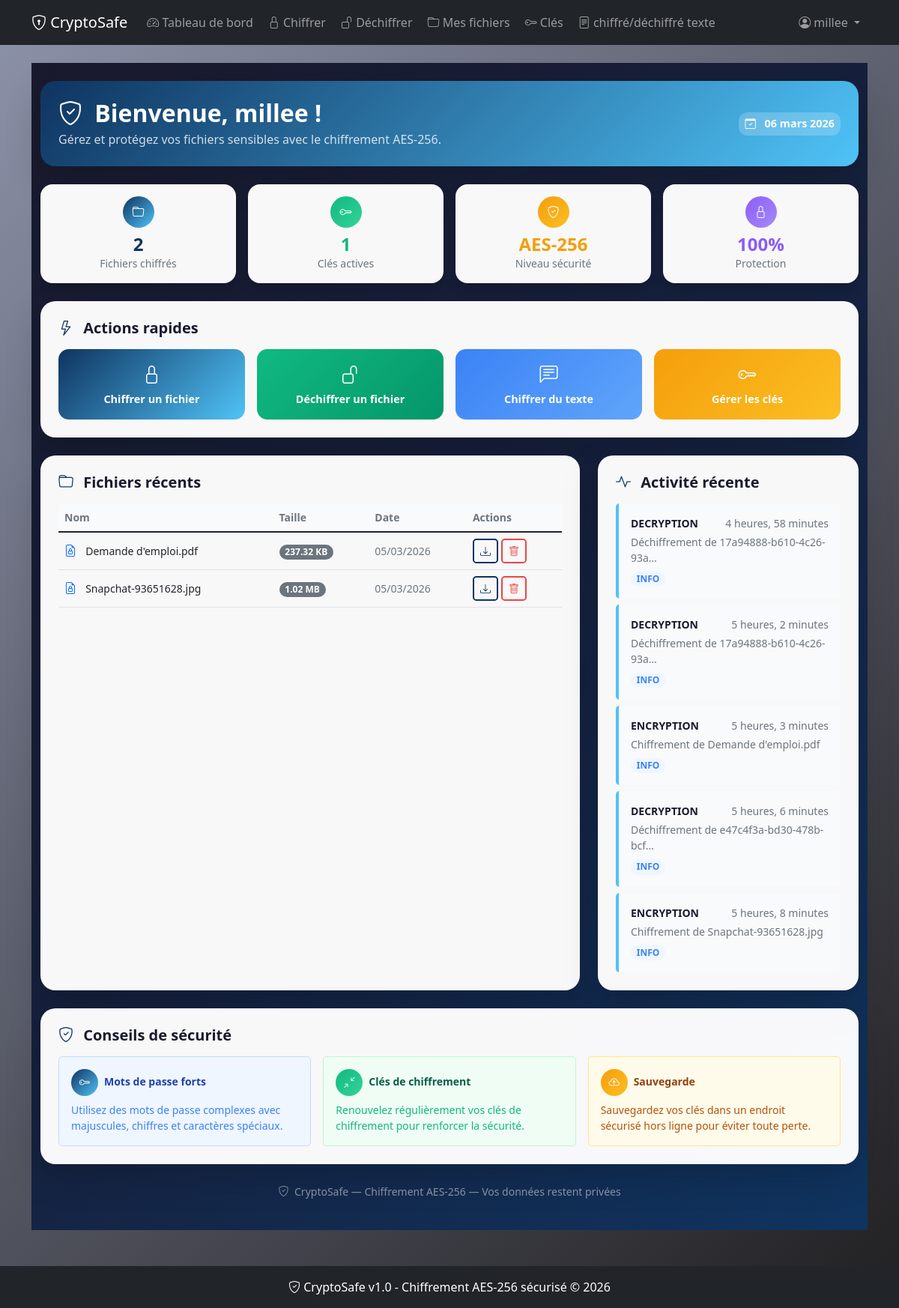
/dashboard/ (signed in), run on an earlier commit of the app's database.
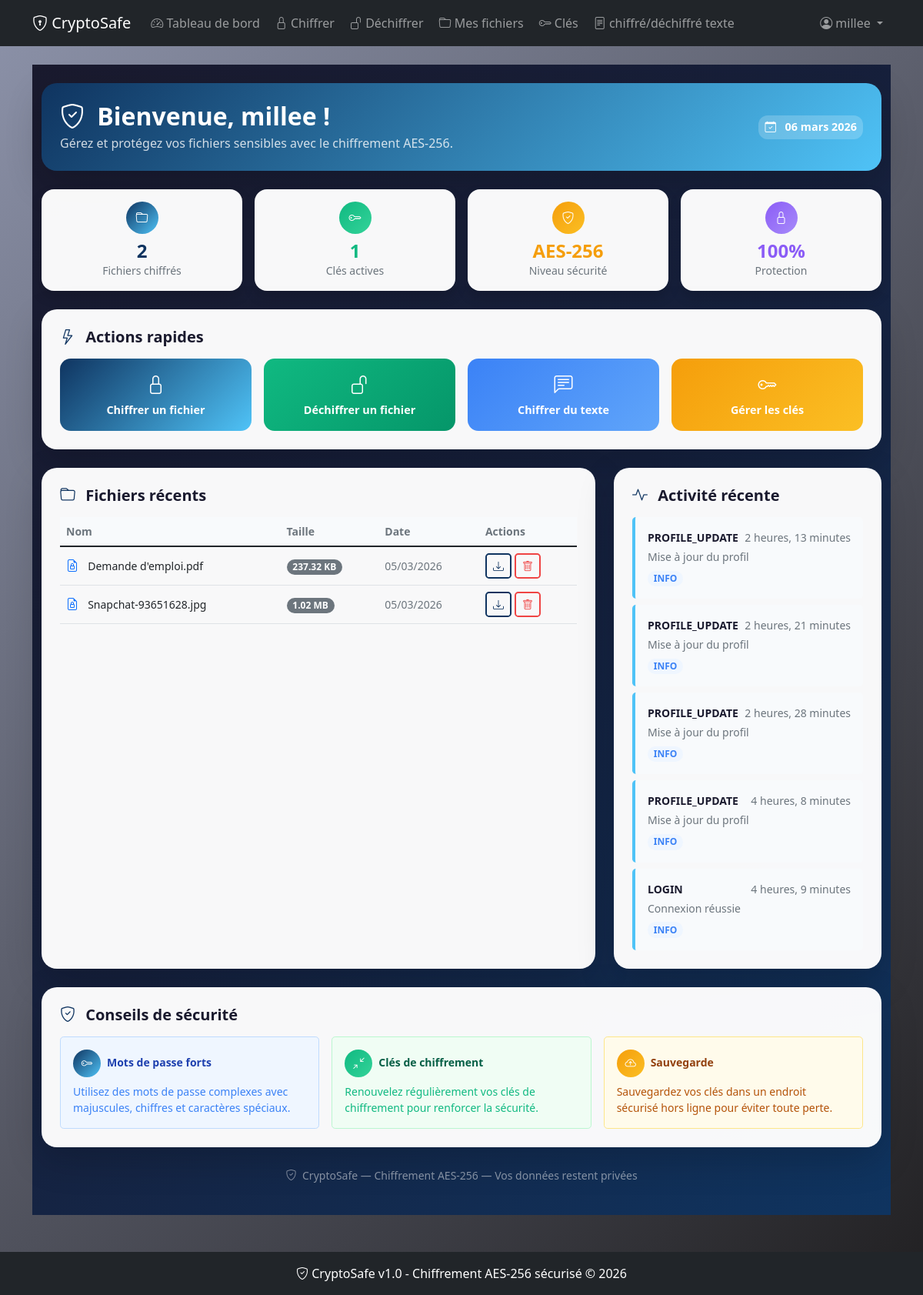
And on a later commit of the database.
### crypto_app/models.py (models this page shows, shortened)
class EncryptedFile(models.Model):
    user = models.ForeignKey(User, on_delete=models.CASCADE)
    original_name = models.CharField(max_length=255)
    encrypted_name = models.CharField(max_length=255)
    file_path = models.CharField(max_length=500)
    file_size = models.BigIntegerField()
    encryption_method = models.CharField(max_length=50, default='AES-256-CBC')
    encrypted_at = models.DateTimeField(auto_now_add=True)
    is_encrypted = models.BooleanField(default=True)
    class Meta:
        verbose_name = "Fichier chiffré"
        verbose_name_plural = "Fichiers chiffrés"
        ordering = ['-encrypted_at']
        indexes = [
            models.Index(fields=['user', '-encrypted_at']),
            models.Index(fields=['is_encrypted']),
        ]
    def get_file_size_display(self):
        size = self.file_size
        for unit in ['B', 'KB', 'MB', 'GB']:
            if size < 1024.0:
                return f"{size:.2f} {unit}"
            size /= 1024.0
        return f"{size:.2f} TB"

class ActivityLog(models.Model):
    SEVERITY_CHOICES = [
        ('INFO', 'Information'), ('WARNING', 'Avertissement'),
        ('ERROR', 'Erreur'), ('CRITICAL', 'Critique'),
    ]
    user = models.ForeignKey(User, on_delete=models.SET_NULL, null=True, blank=True)
    action = models.CharField(max_length=100)
    description = models.TextField()
    severity = models.CharField(max_length=20, choices=SEVERITY_CHOICES, default='INFO')
    ip_address = models.GenericIPAddressField(null=True, blank=True)
    timestamp = models.DateTimeField(auto_now_add=True)
    class Meta:
        verbose_name = "Journal d'activité"
        verbose_name_plural = "Journaux d'activité"
        ordering = ['-timestamp']
        indexes = [
            models.Index(fields=['user', '-timestamp']),
            models.Index(fields=['severity']),
            models.Index(fields=['action']),
        ]

### crypto_app/views.py (the view)
# urls.py: path('dashboard/', views.dashboard, name='dashboard'),
@login_required
def dashboard(request):
    stats = {
        'total_files': EncryptedFile.objects.filter(user=request.user).count(),
        'active_keys': EncryptionKey.objects.filter(user=request.user, is_active=True).count(),
        'recent_activities': ActivityLog.objects.filter(user=request.user).order_by('-timestamp')[:5],
        'recent_files': EncryptedFile.objects.filter(user=request.user).order_by('-encrypted_at')[:5],
    }
    return render(request, 'crypto_app/dashboard.html', {'stats': stats})

### crypto_app/templates/crypto_app/dashboard.html (shortened to what the changed rows need)
{% extends 'crypto_app/base.html' %}
{% block content %}
<div class="min-vh-100 py-4" style="background: linear-gradient(135deg, #1a1a2e 0%, #16213e 50%, #0f3460 100%);">
    <div class="container">
        <div class="card border-0 shadow-lg mb-4" style="border-radius: 20px; background: linear-gradient(135deg, #0f3460, #4fc3f7);">
            <div class="card-body p-4">
                <div class="row align-items-center">
                    <div class="col-md-8">
                        <h2 class="fw-bold text-white mb-1">
                            <i class="bi bi-shield-check me-2"></i>
                            Bienvenue, {{ user.username }} !
                        </h2>
                    </div>
                </div>
            </div>
        </div>
        <div class="row g-4 mb-4">
            <div class="col-lg-8">
                <div class="card border-0 shadow-lg h-100" style="border-radius: 20px; background: rgba(255,255,255,0.97);">
                    <div class="card-body p-4">
                        <div class="table-responsive">
                            <table class="table table-hover align-middle mb-0">
                                <thead style="background: #f8fafc;">
                                    <tr>
                                        <th class="small text-muted fw-semibold">Nom</th>
                                        <th class="small text-muted fw-semibold">Taille</th>
                                        <th class="small text-muted fw-semibold">Date</th>
                                        <th class="small text-muted fw-semibold">Actions</th>
                                    </tr>
                                </thead>
                                <tbody>
                                    {% for file in stats.recent_files|slice:":5" %}
                                    <tr>
                                        <td>
                                            <i class="bi bi-file-earmark-lock me-2 text-primary"></i>
                                            <span class="fw-semibold small">{{ file.original_name|truncatechars:22 }}</span>
                                        </td>
                                        <td>
                                            <span class="badge bg-secondary rounded-pill small">{{ file.get_file_size_display }}</span>
                                        </td>
                                        <td>
                                            <small class="text-muted">{{ file.encrypted_at|date:"d/m/Y" }}</small>
                                        </td>
                                        <td>
                                            <div class="d-flex gap-1">
                                                <a href="{% url 'download_file' file.id %}"
                                                   class="btn btn-sm rounded-3"
                                                   style="border: 2px solid #0f3460; color: #0f3460;"
                                                   title="Télécharger">
                                                    <i class="bi bi-download"></i>
                                                </a>
                                                <a href="{% url 'delete_file' file.id %}"
                                                   class="btn btn-sm rounded-3"
                                                   style="border: 2px solid #ef4444; color: #ef4444;"
                                                   title="Supprimer"
                                                   onclick="return confirm('Supprimer ce fichier ?')">
                                                    <i class="bi bi-trash"></i>
                                                </a>
                                            </div>
                                        </td>
                                    </tr>
                                    {% endfor %}
                                </tbody>
                            </table>
                        </div>
                    </div>
                </div>
            </div>
            <div class="col-lg-4">
                <div class="card border-0 shadow-lg h-100" style="border-radius: 20px; background: rgba(255,255,255,0.97);">
                    <div class="card-body p-4">
                        <div class="d-flex flex-column gap-2">
                            {% for activity in stats.recent_activities %}
                            <div class="p-3 rounded-3" style="background: #f8fafc; border-left: 4px solid
                                {% if activity.severity == 'INFO' %}#4fc3f7{% elif activity.severity == 'WARNING' %}#f59e0b{% elif activity.severity == 'ERROR' %}#ef4444{% else %}#94a3b8{% endif %};">
                                <div class="d-flex justify-content-between mb-1">
                                    <strong class="small" style="color: #1a1a2e;">{{ activity.action }}</strong>
                                    <small class="text-muted">{{ activity.timestamp|timesince }}</small>
                                </div>
                                <p class="mb-1 small text-muted">{{ activity.description|truncatechars:40 }}</p>
                                <span class="badge rounded-pill small"
                                      style="{% if activity.severity == 'INFO' %}background:#eff6ff; color:#3b82f6;{% elif activity.severity == 'WARNING' %}background:#fffbeb; color:#f59e0b;{% elif activity.severity == 'ERROR' %}background:#fef2f2; color:#ef4444;{% else %}background:#f1f5f9; color:#64748b;{% endif %}">
                                    {{ activity.severity }}
                                </span>
                            </div>
                            {% empty %}
                            <div class="text-center py-4">
                                <i class="bi bi-activity fs-1 text-muted d-block mb-2"></i>
                                <p class="text-muted small">Aucune activité récente</p>
                            </div>
                            {% endfor %}
                        </div>
                    </div>
                </div>
            </div>
        </div>
    </div>
</div>
{% endblock %}

What changed in the data, as far as the page shows it:
no longer on this page (row unchanged): ActivityLog: action "DECRYPTION", timestamp "4 heures, 58 minutes", description "Déchiffrement de 17a94888-b610-4c26-93a…", severity "INFO"
no longer on this page (row unchanged): ActivityLog: action "DECRYPTION", timestamp "5 heures, 2 minutes", description "Déchiffrement de 17a94888-b610-4c26-93a…", severity "INFO"
no longer on this page (row unchanged): ActivityLog: action "ENCRYPTION", timestamp "5 heures, 3 minutes", description "Chiffrement de Demande d'emploi.pdf", severity "INFO"
no longer on this page (row unchanged): ActivityLog: action "DECRYPTION", timestamp "5 heures, 6 minutes", description "Déchiffrement de e47c4f3a-bd30-478b-bcf…", severity "INFO"
no longer on this page (row unchanged): ActivityLog: action "ENCRYPTION", timestamp "5 heures, 8 minutes", description "Chiffrement de Snapchat-93651628.jpg", severity "INFO"
added ActivityLog: action "PROFILE_UPDATE", timestamp "2 heures, 13 minutes", description "Mise à jour du profil", severity "INFO"
added ActivityLog: action "PROFILE_UPDATE", timestamp "2 heures, 21 minutes", description "Mise à jour du profil", severity "INFO"
added ActivityLog: action "PROFILE_UPDATE", timestamp "2 heures, 28 minutes", description "Mise à jour du profil", severity "INFO"
added ActivityLog: action "PROFILE_UPDATE", timestamp "4 heures, 8 minutes", description "Mise à jour du profil", severity "INFO"
added ActivityLog: action "LOGIN", timestamp "4 heures, 9 minutes", description "Connexion réussie", severity "INFO"
